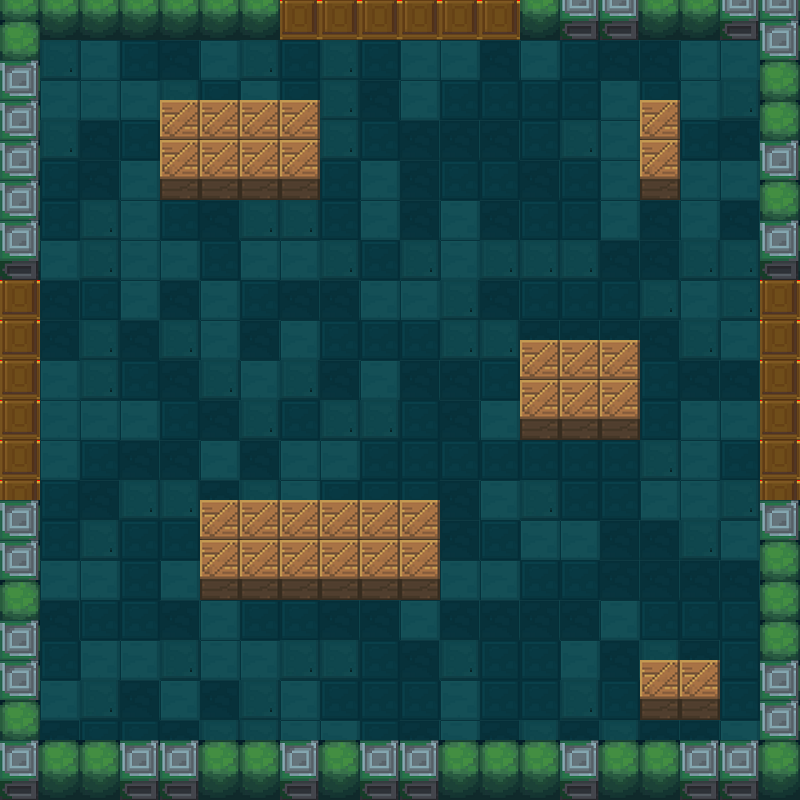

The image is a tile-based game level rendered from a .tmx file. Its description and source (layers, tilesets, objects; grid data summarised) follow:
An orthogonal 20x20 tile map with 40x40 px tiles, 6 tile layers (MonsterMeta, Meta, exit, floor, ...), 5 tilesets and 1 object (Manager).

<map version="1.0" orientation="orthogonal" renderorder="right-down" width="20" height="20" tilewidth="40" tileheight="40">
 <tileset firstgid="1" name="floor" tilewidth="40" tileheight="40">
  <image source="floors.png" width="160" height="40" />
 </tileset>
 <tileset firstgid="5" name="roomVerge" tilewidth="40" tileheight="60">
  <image source="1.png" width="80" height="60" />
 </tileset>
 <tileset firstgid="7" name="boxBarrier" tilewidth="40" tileheight="60">
  <image source="木箱.png" width="40" height="60" />
 </tileset>
 <tileset firstgid="8" name="meta" tilewidth="40" tileheight="40">
  <image source="meta_tiles.png" width="280" height="70" />
  <tile id="0">
   <properties>
    <property name="Collidable" value="true" />
   </properties>
  </tile>
 </tileset>
 <tileset firstgid="15" name="exit" tilewidth="40" tileheight="40">
  <image source="上下门（关）.png" width="40" height="80" />
 </tileset>
 <layer name="MonsterMeta" width="20" height="20">
  <properties>
   <property name="cc_vertexz" value="-800" />
  </properties>
  <data>[400 cells, 106 non-empty, 1 distinct tile ids]</data>
 </layer>
 <layer name="Meta" width="20" height="20">
  <properties>
   <property name="cc_vertexz" value="-800" />
  </properties>
  <data>[400 cells, 88 non-empty, 1 distinct tile ids]</data>
 </layer>
 <layer name="exit" width="20" height="20">
  <properties>
   <property name="cc_vertexz" value="-500" />
  </properties>
  <data>[400 cells, 18 non-empty, 1 distinct tile ids]</data>
 </layer>
 <layer name="floor" width="20" height="20">
  <properties>
   <property name="cc_vertexz" value="-500" />
  </properties>
  <data>[400 cells, 324 non-empty, 4 distinct tile ids]</data>
 </layer>
 <layer name="roomVerge" width="20" height="20">
  <properties>
   <property name="cc_vertexz" value="automatic" />
  </properties>
  <data>[400 cells, 58 non-empty, 2 distinct tile ids]</data>
 </layer>
 <layer name="barrier" width="20" height="20">
  <properties>
   <property name="cc_vertexz" value="automatic" />
  </properties>
  <data>[400 cells, 30 non-empty, 1 distinct tile ids]</data>
 </layer>
 <objectgroup name="ObjectManager">
  <object name="Manager" x="340" y="376" />
 </objectgroup>
</map>
